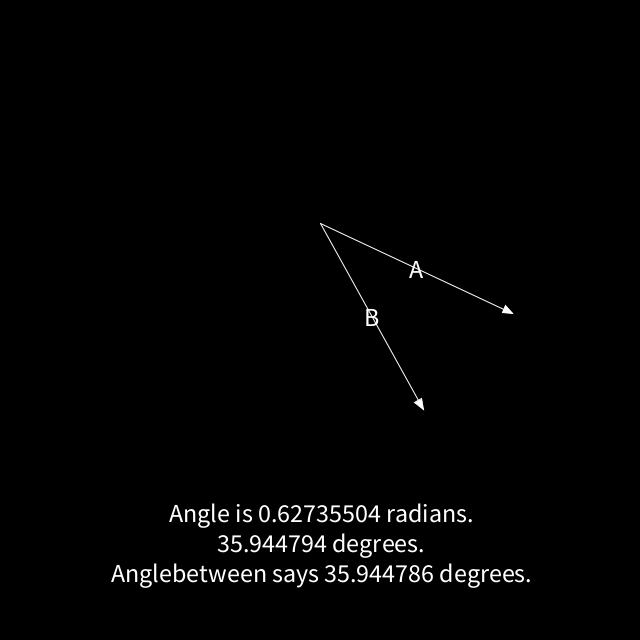
Frame 1 (no input)
Frame 60 (the mouse pressed at the canvas centre just before this capture): identical to frame 1, image omitted
Frame 120 (the mouse held since frame 60 and released just before this capture): identical to frame 1, image omitted

The Processing sketch that drew this single still picture (run headless with seeded random() and noise(); from frame 60 on, the mouse is pressed at the canvas centre):

// Processing sketch: S04_DotProduct
// ── S04_DotProduct.pde
PVector vectorA;
PVector vectorB;
float vectorLength = min(width/3, height/3);

void setup() {
  size(640,640);
  vectorLength = min(width/3, height/3);
  createNewVectors();
}

void draw() {
  background(0);
  fill(255);
  stroke(255);
  textSize(26);
  textAlign(CENTER, CENTER);
  
  pushMatrix();
  translate(width/2,10+height/3);
  drawVector(vectorA, "A");
  drawVector(vectorB, "B");
  popMatrix();
  
  float dot = vectorA.dot(vectorB);
  float angle = acos(dot/(vectorLength*vectorLength));
  float angleBetween = PVector.angleBetween(vectorA,vectorB);
  pushMatrix();
  translate(width/2, height*0.8);
  text("Angle is " + angle + " radians.",0,0);
  text(degrees(angle) + " degrees.",0,30);
  text("Anglebetween says " + degrees(angleBetween) + " degrees.",0,60);
  popMatrix();
}

void mouseReleased() {
  createNewVectors();
}

void createNewVectors() {
  vectorA = PVector.random2D();
  vectorA.setMag(vectorLength);
  vectorB = PVector.random2D();
  vectorB.setMag(vectorLength);
}

void drawVector(PVector vector, String label) {
  line(0,0, vector.x, vector.y);
  text(label, vector.x/2, vector.y/2);
  pushMatrix();
  translate(vector.x, vector. y);
  rotate(vector.heading());
  beginShape();
  vertex(0,0);
  vertex(-10,4);
  vertex(-10,-4);
  endShape(CLOSE);
  popMatrix();
}
